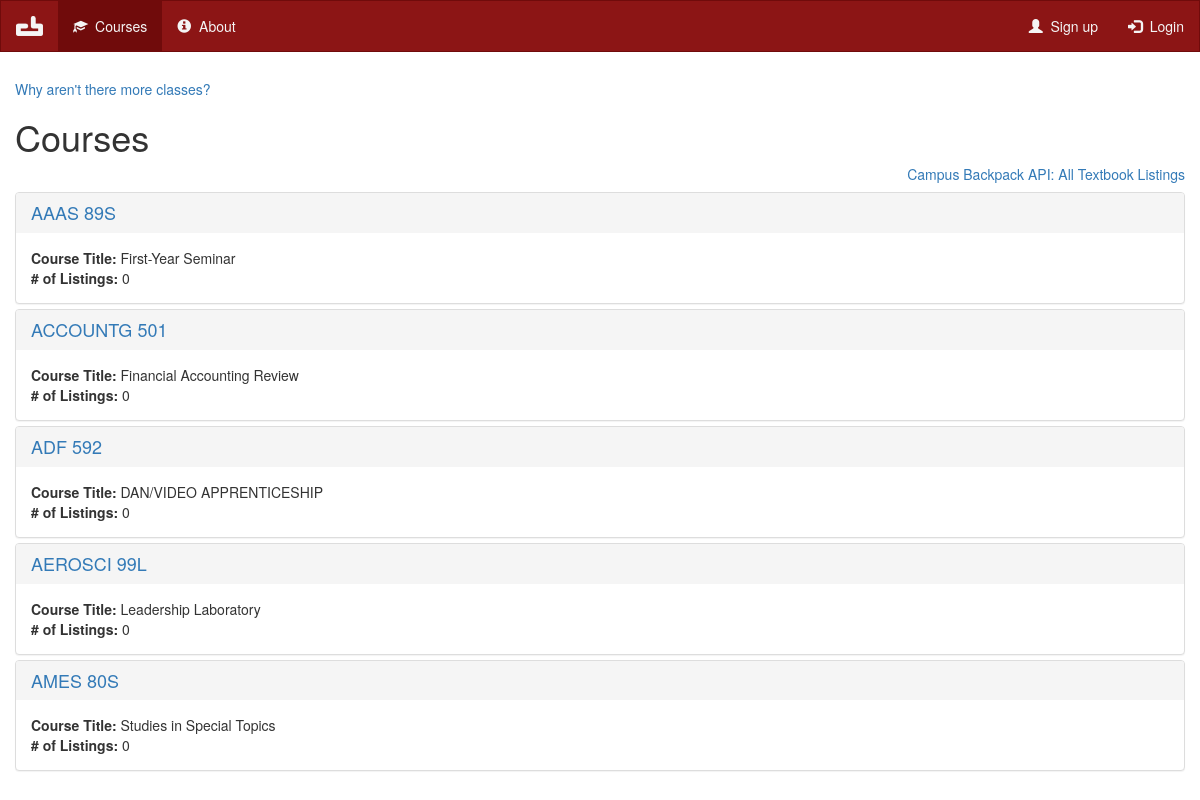
The page / on the database its author committed.
### exchange/models.py (models this page shows, shortened)
class Course(models.Model):
    title = models.CharField(max_length=100, null=True)
    code = models.CharField(max_length=20, null=True)

### exchange/views.py (the view)
# urls.py: path('', views.IndexView.as_view(), name='index'),
class IndexView(generic.ListView):
    template_name = 'exchange/index.html'
    context_object_name = 'all_courses'
    def get_queryset(self):
        return Course.objects.all()

### exchange/templates/exchange/index.html (shortened to what this page needs)
{% extends 'exchange/base.html' %}
{% block courses_active %}active{% endblock %}
{% block body %}
<div class="container-fluid">
    <h5><a href="#" data-toggle="modal" data-target="#modal">Why aren't there more classes?</a></h5>
    <h1>Courses</h1>
    <h5 align="right"><a href="{% url 'exchange:api' %}">Campus Backpack API: All Textbook Listings</a></h5>
    {% if all_courses %}
    <div class="panel-group">
        {% for course in all_courses %}
            <div class="panel panel-default">
                <div class="panel-heading">
                    <h4 class="course-code">
                        <a href="{% url 'exchange:course_listings' course.id %}">{{ course.code }}</a>
                    </h4>
                </div>
                <div class="panel-body course-info">
                    <p><span class="infofield">Course Title: </span>{{ course.title }}</p>
                    <p><span class="infofield"># of Listings: </span>{{ course.textbook_set.count }}</p>
                </div>
            </div>
        {% endfor %}
    </div>
    {% else %}
        <h2><p>No courses available</p></h2>
    {% endif %}
</div>
{% endblock %}

### exchange/templates/exchange/base.html (shortened to what this page needs)
<!DOCTYPE html>
<html lang="en">
<head>
    {% load static %}
    <link rel="stylesheet" href="https://maxcdn.bootstrapcdn.com/bootstrap/3.3.7/css/bootstrap.min.css">
    <link rel="stylesheet" type="text/css" href="{% static 'exchange/style.css' %}">
</head>
<body>
<nav class="navbar navbar-inverse">
    <div class="container-fluid">
        <div class="navbar-header">
            <a class="navbar-brand" href="{% url 'exchange:index' %}">
                <img src="{% static 'exchange/images/logo_white.png' %}" alt="Campus Backpack" />
            </a>
        </div>
        <ul class="nav navbar-nav">
            <li class="{% block courses_active %}{% endblock %}">
                <a href="{% url 'exchange:index' %}">
                    <span class="glyphicon glyphicon-education" aria-hidden="true"></span>&nbsp; Courses
                </a>
            </li>
            <li class="{% block about_active %}{% endblock %}">
                <a href="{% url 'exchange:about' %}">
                    <span class="glyphicon glyphicon-info-sign" aria-hidden="true"></span>&nbsp; About
                </a>
            </li>
        </ul>
        <ul class="nav navbar-nav navbar-right">
        {% if user.is_authenticated %}
            <li class="{% block profile_active %}{% endblock %}">
                <a href="{% url 'exchange:my_profile' request.user.pk %}">
                    <span class="glyphicon glyphicon-user" aria-hidden="true"></span>&nbsp; My Profile
                </a>
            </li>
        {% else %}
            <li class="{% block signup_active %}{% endblock %}">
                <a href="{% url 'exchange:register' %}">
                    <span class="glyphicon glyphicon-user" aria-hidden="true"></span>&nbsp; Sign up
                </a>
            </li>
        {% endif %}
        {% if user.is_authenticated %}
            <li class="">
                <a href="{% url 'exchange:logout' %}">
                    <span class="glyphicon glyphicon-log-out" aria-hidden="true"></span>&nbsp; Logout
                </a>
            </li>
        {% else %}
            <li class="{% block login_active %}{% endblock %}">
                <a href="{% url 'exchange:login' %}">
                    <span class="glyphicon glyphicon-log-in" aria-hidden="true"></span>&nbsp; Login
                </a>
            </li>
        {% endif %}
        </ul>
    </div>
</nav>
{% block body %}
{% endblock %}
</body>
</html>

### exchange/static/exchange/style.css (style rules this page uses)
.infofield { font-weight: bold; }
.course-code { margin: 0; }
.panel-body.course-info > p { margin: 0; }
.navbar.navbar-inverse { border-color: #700b0b; border-radius: 0; background-color: #8c1515; }
.navbar-brand > img { max-height: 100%; height: 100%; width: auto; margin: 0 auto; -o-object-fit: contain; object-fit: contain; }
.navbar.navbar-inverse .navbar-nav > li > a { color: whitesmoke; }
.navbar.navbar-inverse .navbar-nav > .active, .navbar.navbar-inverse .navbar-nav > .active > a, .navbar.navbar-inverse .navbar-nav > .active > a:hover, .navbar.navbar-inverse .navbar-nav > .active > a:focus { background: #700b0b; color: whitesmoke; }
.navbar-inverse .navbar-brand { color: whitesmoke; font-family: 'Boogaloo', cursive; }

### rows shown on the page
Course: code "AAAS 89S", title "First-Year Seminar", textbook_set.count "0"
Course: code "ACCOUNTG 501", title "Financial Accounting Review", textbook_set.count "0"
Course: code "ADF 592", title "DAN/VIDEO APPRENTICESHIP", textbook_set.count "0"
Course: code "AEROSCI 99L", title "Leadership Laboratory", textbook_set.count "0"
Course: code "AMES 80S", title "Studies in Special Topics", textbook_set.count "0"
